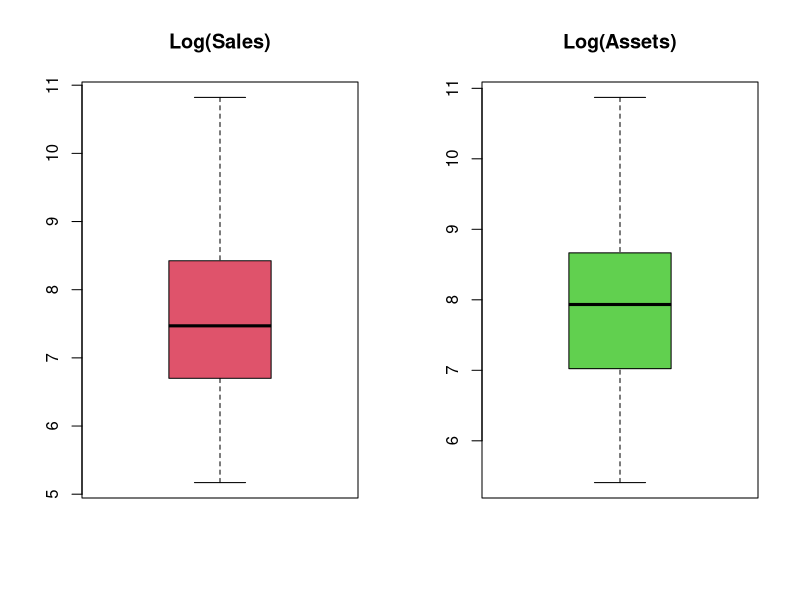
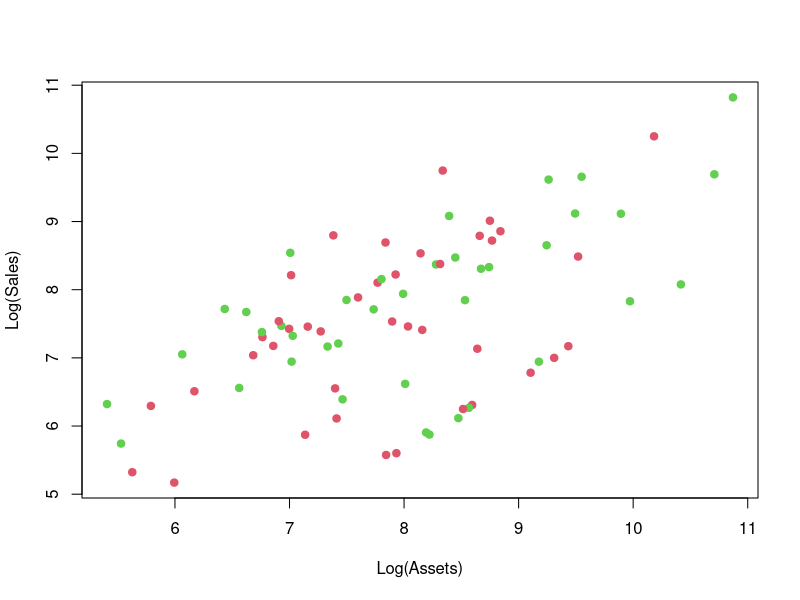
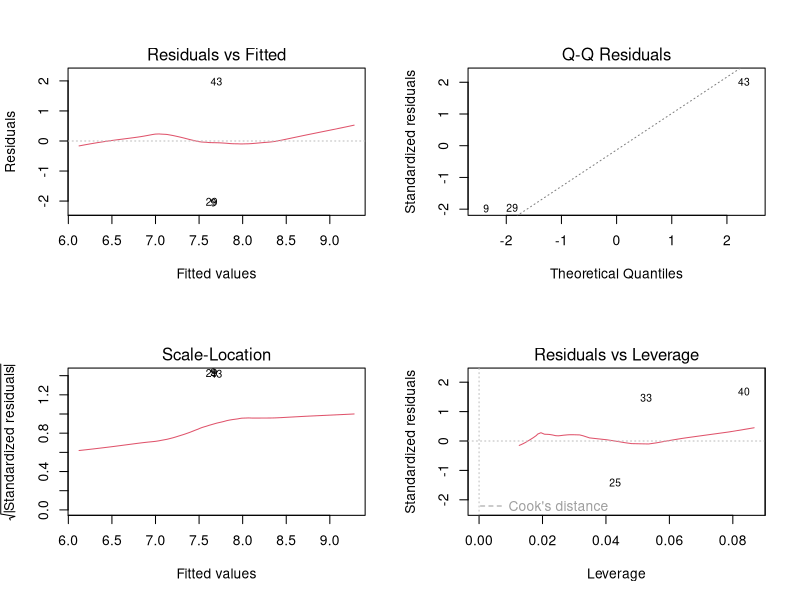

The R script that drew these images, in order: (Note: this script raises an error after producing the figures.)
## ---- chunk 1
## set working directory
require("knitr")
require("car")
## ---- chunk 2
df <- read.table("forbes.txt", header=TRUE, sep="\t")
df$logsales <- log(df$Sales)
df$logassets <- log(df$Assets)

# Boxplot
par(mfrow = c(1,2))
boxplot(df$logsales, main="Log(Sales)", col=2)
boxplot(df$logassets, main="Log(Assets)", col=3)

# Scatter
par(mfrow = c(1,1))
plot(df$logassets, df$logsales, xlab="Log(Assets)", ylab = "Log(Sales)", col = c(2,3), pch=19)

# Linear Model
lm1 <- lm(df$logsales~df$logassets, df)
summary(lm1)
par(mfrow = c(2,2))
plot(lm1, col=as.numeric(df$sector), pch=19)
## ---- chunk 3
# Look at data
df2 <- subset(df, select=c(logsales, logassets, sector))
pairs(df2, panel = panel.smooth, col = df2$sector, pch=19)

# Box plot
par(mfrow = c(1,2))
boxplot(df$logsales ~ df$sector, df, ylab = "Log(Sales)", col=df$sector)
boxplot(df$logassets ~ df$sector, df, ylab = "Assets", col=df$sector)

# Linear Model with interactions between logassets and sector
lm2 <- lm(df$logsales~df$logassets*df$sector, df)
Anova(lm2)
par(mfrow = c(2,2))
plot(lm2, col=as.numeric(df$sector), pch=19)
drop1(lm2, test = "F")

# Linear Model without interactions but with both logassets and sector
lm3 <- lm(df$logsales~df$logassets+df$sector, df)
Anova(lm3)
par(mfrow = c(2,2))
plot(lm3, col=as.numeric(df$sector), pch=19)
## ---- chunk 4
# Look at data
df3 <- df[,-c(1,2,3)]
pairs(df3, panel = panel.smooth, col=df3$sector, pch=19)

lm4a <- lm(df3$logsales~., df3)
Anova(lm4a)

# lm5 <- lm(df3$logsales~.^2, df3)
# drop1(lm5, test = "F")
# Anova(lm5)

lm4b <- update(lm4a, df3$logsales~.-Market.Value)
Anova(lm4b)
summary (lm4b)

df4 <- df3[,-1]
pairs(df4,panel=panel.smooth, col=df4$sector, pch=19)

lm5 <- lm(df4$logsales~.^2, df4)
Anova(lm5)
collinear <- alias(lm5)
summary(lm5)
